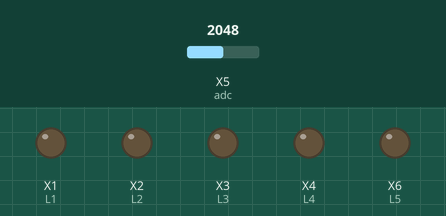
The program below on a simulated pyboard running MicroPython. Parts: output pins drawn as LEDs (lit = HIGH). The test bench sets the inputs (shaded band); at power-on: X5 (adc) = 2048 (analog values on the 0–4095 scale).

Above: at 1.2 s.
1.3 s: X5 (adc) set to 1031
2.8 s: X5 (adc) set to 931
At 4.0 s:
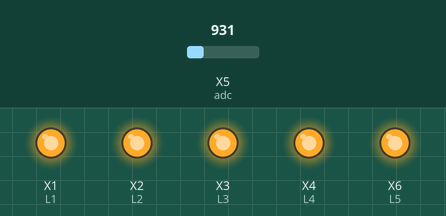
4.3 s: X5 (adc) set to 1040
At 5.1 s:
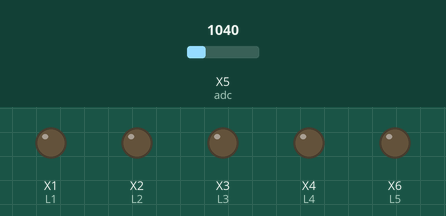
5.8 s: X5 (adc) set to 660
At 6.3 s:
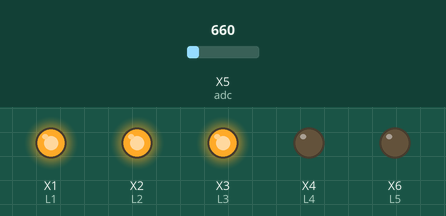
7.3 s: X5 (adc) set to 700
At 8.6 s:
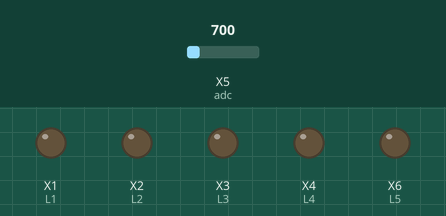
Timing chart, 0 to 9.8 s (numbered marks = the images above; inputs shaded):
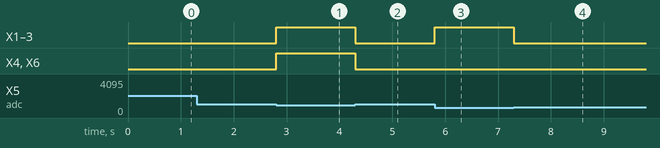

The program:

main.py
```python
# main.py -- put your code here!
from pyb import Pin, ADC, UART
adc = ADC(Pin('X5'))
L1 = Pin('X1', pyb.Pin.OUT_PP)
L2 = Pin('X2', pyb.Pin.OUT_PP)
L3 = Pin('X3', pyb.Pin.OUT_PP)
L4 = Pin('X4', pyb.Pin.OUT_PP)
L5 = Pin('X6', pyb.Pin.OUT_PP)
while True:
    x = adc.read()
    if x > 110 and x < 300:
        L1.high()
    elif x > 301 and x < 500:
        L1.high()
        L2.high()
    elif x > 501 and x < 700:
        L1.high()
        L2.high()
        L3.high()
    elif x > 701 and x < 1000:
        L1.high()
        L2.high()
        L3.high()
        L4.high()
        L5.high()
    else:
        L2.low()
        L3.low()
        L4.low()
        L5.low()
        L1.low()
```

Measured:
- the behaviour switches between 1000 and 999 on X5 (adc) (found by bisection; images 0 and 1)
- the behaviour switches between 699 and 700 on X5 (adc) (found by bisection; images 3 and 4)
- after the input at 1.3 s, every drawn part: stays the same
- after the input at 2.8 s, X1 (L1), X2 (L2), X3 (L3), X4 (L4), X6 (L5): LOW → HIGH at once
- after the input at 4.3 s, X1 (L1), X2 (L2), X3 (L3), X4 (L4), X6 (L5): HIGH → LOW at once
- after the input at 5.8 s, X1 (L1), X2 (L2), X3 (L3): LOW → HIGH at once
- after the input at 7.3 s, X1 (L1), X2 (L2), X3 (L3): HIGH → LOW at once
